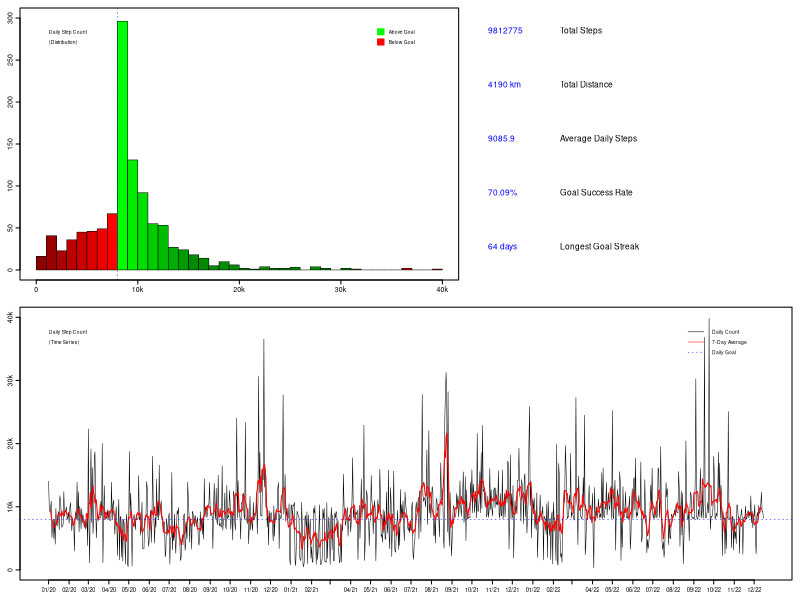

Here is the R script that generated this plot: (Note: this script raises an error after producing the figure.)
##### Load libraries and initialise data ------------------------------------------------------------------

# Load libraries
library(tidyverse)
library(zoo)
library(grid)
library(gridBase)

# Load in step data
data <- read.csv("Data/StepData.csv")

# Format date objects
names(data)[1] <- "Year"
data <- mutate(data, Date = as.Date(paste(Month, Day, Year, sep = "/"), "%m/%d/%Y"))





##### Plot distribution of daily step counts --------------------------------------------------------------

# Function to generate histogram
hPlot <- function(){
  par(lwd = 0.5)
  histColours <-  c(colorRampPalette(c("red4", "red"), 0.5)(8), 
                    colorRampPalette(c("green", "green4"))(8), rep("green4", 16))
  hist(data$Steps, breaks = seq(0, 40000, by = 1000), xlab = "", xaxt = "n",
       ylab = "", yaxt = "n", col = histColours, main = "", ylim = c(0, 300))
  axis(side = 1, at = seq(0, 40000, by = 10000), labels = c("0", "10k", "20k", "30k", "40k"))
  axis(side = 2, at = seq(0, 300, by = 50), labels = TRUE, mgp = c(0, 0.17, 0))
  abline(v = 8000, col = "blue", lty = 3, lwd = 0.5)
  box(lwd = 1)}





##### Plot moving average and daily counts ----------------------------------------------------------------

# Function to generate time series plot
tPlot <- function(){
  plot(data$Date, data$Steps, type = "l", ylim = c(0, 40000), xlab = "", xaxt = "n",
       ylab = "", yaxt = "n", lwd = 0.5)
  axis.Date(1, at = seq(min(data$Date), max(data$Date), by = "1 mon"), format = "%m/%y",
            cex.axis = 0.35)
  axis(side = 2, at = seq(0, 40000, by = 10000), labels = c("0", "10k", "20k", "30k", "40k"),
       mgp = c(0, 0.17, 0))
  lines(data$Date, rollmean(data$Steps, 7, fill = list(NA, NULL, NA)), col = "red", lwd = 1)
  abline(h = 8000, col = "blue", lty = 3, lwd = 0.5)}





##### Get overall step count stats ------------------------------------------------------------------------

# Get longest goal streak
goalStreak <- rle(data$Steps >= 8000)
goalStreak <- max(goalStreak$lengths[goalStreak$values == TRUE])

# Calculate total steps, total distance, and average daily steps
# Also calculate rate that goal is met; include longest goal streak
stepStats <- c(sum(data$Steps),
               round(sum(data$Steps)*0.427/1000, 0),
               round(mean(data$Steps), 2),
               round(length(data$Steps[data$Steps >= 8000])/nrow(data)*100, 2),
               goalStreak)





##### Combine plots into a single canvas ------------------------------------------------------------------

# Prepare graphics device
tiff(filename = "StepData.tif", width = 3304, height = 2272, units = "px", res = 800, compression = "lzw")

# Create blank page
grid.newpage()
plot.new()

# Set grid layout and activate it
gly <- grid.layout(800, 1200)
pushViewport(viewport(layout = gly))

# Plot step count time series
pushViewport(vp = viewport(layout.pos.row = 400:800, layout.pos.col = 1:1200))
par(fig = gridFIG(), mar = c(1, 1, 0.4, 0.4), cex.axis = 0.42, tcl = -0.2, mgp = c(0, -0.2, 0))
par(new = TRUE)
tPlot()
popViewport()

# Plot step count histogram
pushViewport(vp = viewport(layout.pos.row = 1:400, layout.pos.col = 1:700))
par(fig = gridFIG(), mar = c(1, 1, 0.4, 0.4), cex.axis = 0.42, tcl = -0.2, mgp = c(0, -0.2, 0))
par(new = TRUE)
hPlot()
popViewport()

# Create figure labels
grid.text(label = c("Daily Step Count", "(Distribution)", "Daily Step Count", "(Time Series)"),
          x = rep(0.061, 4), y = c(0.947, 0.930, 0.447, 0.430), hjust = 0, gp = gpar(cex = 0.3))
popViewport()

# Create legend (top)
grid.text(label = c("Above Goal", "Below Goal"),
          x = rep(0.486, 2), y = c(0.947, 0.930),
          hjust = 0, gp = gpar(cex = 0.3))
grid.rect(x = rep(0.476, 2), y = c(0.947, 0.930),
          width = rep(0.008, 2), height = rep(0.010, 2),
          gp = gpar(col = c("green", "red"), fill = c("green", "red")))

# Create legend (bottom)
grid.text(label = c("Daily Count", "7-Day Average", "Daily Goal"),
          x = rep(0.890, 3), y = c(0.447, 0.430, 0.413),
          hjust = 0, gp = gpar(cex = 0.3))
grid.segments(x0 = rep(0.860, 3), y0 = c(0.447, 0.430, 0.413),
              x1 = rep(0.880, 3), y1 = c(0.447, 0.430, 0.413),
              gp = gpar(col = c("black", "red", "blue"), lty = c(1, 1, 3), lwd = 0.5))

# Summary stats
grid.text(label = c(paste0(stepStats[1]), "Total Steps",
                    paste0(stepStats[2], " km"), "Total Distance",
                    paste0(stepStats[3]), "Average Daily Steps",
                    paste0(stepStats[4], "%"), "Goal Success Rate",
                    paste0(stepStats[5], " days"), "Longest Goal Streak"),
          x = c(0.610, 0.700, 0.610, 0.700, 0.610, 0.700, 0.610, 0.700, 0.610, 0.700),
          y = c(rep(0.95, 2), rep(0.86, 2), rep(0.77, 2), rep(0.68, 2), rep(0.59, 2)),
          hjust = 0, gp = gpar(cex = 0.5, col = rep(c("blue", "black"), 5)))

# Deactivate grid layout; finalise graphics save
popViewport()
dev.off()
dev.off()
